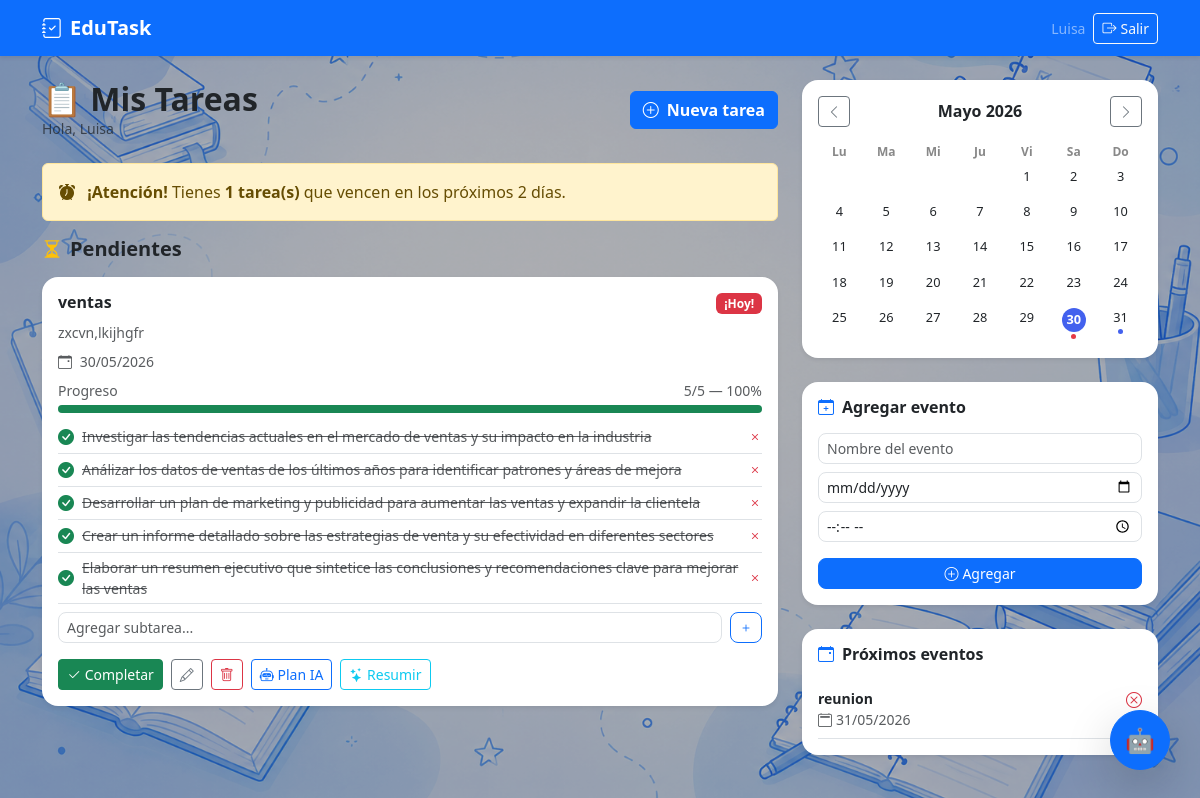
The app's page /dashboard (signed in) with its own data.
### database.py (models this page shows)
class Usuario(UserMixin, db.Model):
    __tablename__ = 'usuarios'
    id = db.Column(db.Integer, primary_key=True)
    nombre = db.Column(db.String(100), nullable=False)
    email = db.Column(db.String(150), unique=True, nullable=False)
    password = db.Column(db.String(200), nullable=False)
    tareas = db.relationship('Tarea', backref='usuario', lazy=True, cascade='all, delete-orphan')
    eventos = db.relationship('Evento', backref='usuario', lazy=True, cascade='all, delete-orphan')

class Tarea(db.Model):
    __tablename__ = 'tareas'
    id = db.Column(db.Integer, primary_key=True)
    titulo = db.Column(db.String(200), nullable=False)
    descripcion = db.Column(db.Text, nullable=True)
    fecha_limite = db.Column(db.Date, nullable=False)
    completada = db.Column(db.Boolean, default=False)
    fecha_creacion = db.Column(db.DateTime, default=datetime.utcnow)
    descripcion_original = db.Column(db.Text, nullable=True)
    usuario_id = db.Column(db.Integer, db.ForeignKey('usuarios.id'), nullable=False)
    subtareas = db.relationship('Subtarea', backref='tarea', lazy=True, cascade='all, delete-orphan')

class Subtarea(db.Model):
    __tablename__ = 'subtareas'
    id = db.Column(db.Integer, primary_key=True)
    titulo = db.Column(db.String(200), nullable=False)
    completada = db.Column(db.Boolean, default=False)
    tarea_id = db.Column(db.Integer, db.ForeignKey('tareas.id'), nullable=False)

class Evento(db.Model):
    __tablename__ = 'eventos'
    id = db.Column(db.Integer, primary_key=True)
    titulo = db.Column(db.String(200), nullable=False)
    fecha = db.Column(db.Date, nullable=False)
    hora = db.Column(db.String(10), nullable=True)
    usuario_id = db.Column(db.Integer, db.ForeignKey('usuarios.id'), nullable=False)

### app.py (the view)
@app.route('/dashboard')
@login_required
def dashboard():
    tareas_pendientes = Tarea.query.filter_by(
        usuario_id=current_user.id, completada=False
    ).order_by(Tarea.fecha_limite.asc()).all()
    tareas_completadas = Tarea.query.filter_by(
        usuario_id=current_user.id, completada=True
    ).all()
    hoy = date.today()
    pronto = hoy + timedelta(days=2)
    eventos = Evento.query.filter_by(usuario_id=current_user.id).all()
    fechas_eventos = [e.fecha.strftime('%Y-%m-%d') for e in eventos]
    fechas_entregas = [t.fecha_limite.strftime('%Y-%m-%d') for t in tareas_pendientes]
    return render_template('dashboard.html',
        tareas_pendientes=tareas_pendientes,
        tareas_completadas=tareas_completadas,
        hoy=hoy,
        pronto=pronto,
        eventos=eventos,
        fechas_eventos=fechas_eventos,
        fechas_entregas=fechas_entregas)

### app.py (called while the page is built)
@login_manager.user_loader
def cargar_usuario(user_id):
    return Usuario.query.get(int(user_id))

### templates/dashboard.html (shortened to what this page needs)
{% extends 'base.html' %}
{% block content %}
<div class="row g-4">
  <div class="col-lg-8">
    <div class="d-flex justify-content-between align-items-center mb-4">
      <div>
        <h2 class="fw-bold mb-0">📋 Mis Tareas</h2>
        <p class="text-muted small mb-0">Hola, {{ current_user.nombre }}</p>
      </div>
      <a href="{{ url_for('nueva_tarea') }}" class="btn btn-primary fw-bold">
        <i class="bi bi-plus-circle me-2"></i>Nueva tarea
      </a>
    </div>
    {% set urgentes = tareas_pendientes | selectattr('fecha_limite', 'le', pronto) | list %}
    {% if urgentes %}
    <div class="alert alert-warning" role="alert">
      <i class="bi bi-alarm-fill me-2"></i>
      <strong>¡Atención!</strong> Tienes <strong>{{ urgentes | length }} tarea(s)</strong> que vencen en los próximos 2 días.
    </div>
    {% endif %}
    <h5 class="fw-bold mb-3">
      <i class="bi bi-hourglass-split text-warning me-2"></i>Pendientes
    </h5>
    {% if tareas_pendientes %}
    <div class="row g-3 mb-4">
      {% for tarea in tareas_pendientes %}
        {% set total = tarea.subtareas | length %}
        {% set hechas = tarea.subtareas | selectattr('completada') | list | length %}
        {% set progreso = ((hechas / total) * 100) | int if total > 0 else 0 %}
        <div class="col-12">
          <div class="card border-0 shadow-sm rounded-4">
            <div class="card-body">
              <div class="d-flex justify-content-between align-items-start mb-2">
                <h6 class="fw-bold mb-0">{{ tarea.titulo }}</h6>
                {% if tarea.fecha_limite == hoy %}
                  <span class="badge bg-danger">¡Hoy!</span>
                {% elif tarea.fecha_limite <= pronto %}
                  <span class="badge bg-warning text-dark">Pronto</span>
                {% endif %}
              </div>
              {% if tarea.descripcion %}
                <p class="text-muted small mb-2">{{ tarea.descripcion }}</p>
              {% endif %}
              <p class="small text-muted mb-2">
                <i class="bi bi-calendar-event me-1"></i>
                {{ tarea.fecha_limite.strftime('%d/%m/%Y') }}
              </p>
              {% if total > 0 %}
              <div class="mb-2">
                <div class="d-flex justify-content-between small text-muted mb-1">
                  <span>Progreso</span>
                  <span>{{ hechas }}/{{ total }} — {{ progreso }}%</span>
                </div>
                <div class="progress" style="height: 8px;">
                  <div class="progress-bar bg-success" style="width: {{ progreso }}%;"></div>
                </div>
              </div>
              {% endif %}
              {% if tarea.subtareas %}
              <ul class="list-unstyled mb-2">
                {% for sub in tarea.subtareas %}
                <li class="d-flex align-items-center gap-2 py-1 border-bottom">
                  <a href="{{ url_for('completar_subtarea', id=sub.id) }}" class="text-decoration-none">
                    <i class="bi {% if sub.completada %}bi-check-circle-fill text-success{% else %}bi-circle text-muted{% endif %}"></i>
                  </a>
                  <span class="small {% if sub.completada %}text-decoration-line-through text-muted{% endif %}">
                    {{ sub.titulo }}
                  </span>
                  <a href="{{ url_for('eliminar_subtarea', id=sub.id) }}"
                     class="ms-auto text-danger text-decoration-none small">
                    <i class="bi bi-x"></i>
                  </a>
                </li>
                {% endfor %}
              </ul>
              {% endif %}
              <form action="{{ url_for('agregar_subtarea', tarea_id=tarea.id) }}" method="POST"
                    class="d-flex gap-2 mb-3">
                <input type="text" name="titulo" class="form-control form-control-sm rounded-3"
                       placeholder="Agregar subtarea..."/>
                <button type="submit" class="btn btn-outline-primary btn-sm rounded-3">
                  <i class="bi bi-plus"></i>
                </button>
              </form>
              <div class="d-flex gap-2 flex-wrap">
                <a href="{{ url_for('completar_tarea', id=tarea.id) }}" class="btn btn-success btn-sm">
                  <i class="bi bi-check2"></i> Completar
                </a>
                <a href="{{ url_for('editar_tarea', id=tarea.id) }}" class="btn btn-outline-secondary btn-sm">
                  <i class="bi bi-pencil"></i>
                </a>
                <a href="{{ url_for('eliminar_tarea', id=tarea.id) }}"
                   class="btn btn-outline-danger btn-sm"
                   onclick="return confirm('¿Eliminar esta tarea?')">
                  <i class="bi bi-trash"></i>
                </a>
                <form action="{{ url_for('generar_plan', tarea_id=tarea.id) }}" method="POST" class="d-inline">
                  <button type="submit" class="btn btn-outline-primary btn-sm"
                          onclick="return confirm('¿Generar plan con IA?')">
                    <i class="bi bi-robot"></i> Plan IA
                  </button>
                </form>
                <form action="{{ url_for('resumir_tarea', tarea_id=tarea.id) }}" method="POST" class="d-inline">
  <button type="submit" class="btn btn-outline-info btn-sm"
          onclick="return confirm('¿Resumir descripción con IA?')">
    <i class="bi bi-stars"></i> Resumir
  </button>
</form>
              </div>
            </div>
          </div>
        </div>
      {% endfor %}
    </div>
    {% else %}
    <div class="text-center text-muted py-5">
      <i class="bi bi-clipboard-check display-4 d-block mb-2 text-success"></i>
      <p class="fw-semibold">¡Sin tareas pendientes! 🎉</p>
      <a href="{{ url_for('nueva_tarea') }}" class="btn btn-primary btn-sm">Agregar tarea</a>
    </div>
    {% endif %}
  </div>
  <div class="col-lg-4">
    <div class="card border-0 shadow-sm rounded-4 mb-4">
      <div class="card-body">
        <div class="d-flex justify-content-between align-items-center mb-3">
          <button class="btn btn-sm btn-outline-secondary" id="btnAnterior">
            <i class="bi bi-chevron-left"></i>
          </button>
          <h6 class="fw-bold mb-0" id="mesAnio"></h6>
          <button class="btn btn-sm btn-outline-secondary" id="btnSiguiente">
            <i class="bi bi-chevron-right"></i>
          </button>
        </div>
        <div id="calendarHeader" class="text-center mb-1"></div>
        <div id="calendarDias" class="text-center"></div>
      </div>
    </div>
    <div class="card border-0 shadow-sm rounded-4 mb-4">
      <div class="card-body">
        <h6 class="fw-bold mb-3">
          <i class="bi bi-calendar-plus text-primary me-2"></i>Agregar evento
        </h6>
        <form action="{{ url_for('nuevo_evento') }}" method="POST">
          <div class="mb-2">
            <input type="text" name="titulo" class="form-control form-control-sm rounded-3"
                   placeholder="Nombre del evento" required/>
          </div>
          <div class="mb-2">
            <input type="date" name="fecha" class="form-control form-control-sm rounded-3" required/>
          </div>
          <div class="mb-3">
            <input type="time" name="hora" class="form-control form-control-sm rounded-3"/>
          </div>
          <button type="submit" class="btn btn-primary btn-sm w-100 rounded-3">
            <i class="bi bi-plus-circle me-1"></i>Agregar
          </button>
        </form>
      </div>
    </div>
    {% if eventos %}
    <div class="card border-0 shadow-sm rounded-4">
      <div class="card-body">
        <h6 class="fw-bold mb-3">
          <i class="bi bi-calendar-event text-primary me-2"></i>Próximos eventos
        </h6>
        {% for evento in eventos | sort(attribute='fecha') %}
        <div class="d-flex justify-content-between align-items-start border-bottom py-2">
          <div>
            <p class="mb-0 small fw-semibold">{{ evento.titulo }}</p>
            <p class="mb-0 small text-muted">
              <i class="bi bi-calendar2 me-1"></i>{{ evento.fecha.strftime('%d/%m/%Y') }}
            </p>
          </div>
          <a href="{{ url_for('eliminar_evento', id=evento.id) }}"
             class="text-danger text-decoration-none ms-2">
            <i class="bi bi-x-circle"></i>
          </a>
        </div>
        {% endfor %}
      </div>
    </div>
    {% endif %}
  </div>
</div>
<button class="btn btn-primary rounded-circle shadow-lg"
        style="position:fixed; bottom:30px; right:30px; width:60px; height:60px; font-size:1.5rem; z-index:9999;"
        onclick="document.getElementById('chatModal').style.display='flex'">
  🤖
</button>
{% endblock %}

### templates/base.html (shortened to what this page needs)
<!DOCTYPE html>
<html lang="es">
<head>
  <link href="https://cdn.jsdelivr.net/npm/bootstrap@5.3.3/dist/css/bootstrap.min.css" rel="stylesheet"/>
  <link href="https://cdn.jsdelivr.net/npm/bootstrap-icons@1.11.3/font/bootstrap-icons.min.css" rel="stylesheet"/>
</head>
<body class="bg-light">
  <nav class="navbar navbar-expand-lg navbar-dark bg-primary shadow-sm">
    <div class="container">
      <a class="navbar-brand fw-bold" href="{{ url_for('index') }}">
        <i class="bi bi-journal-check me-2"></i>EduTask
      </a>
      <div class="ms-auto d-flex gap-2 align-items-center">
        {% if current_user.is_authenticated %}
          <span class="text-white-50 small">{{ current_user.nombre }}</span>
          <a href="{{ url_for('logout') }}" class="btn btn-outline-light btn-sm">
            <i class="bi bi-box-arrow-right me-1"></i>Salir
          </a>
        {% else %}
          <a href="{{ url_for('login') }}" class="btn btn-outline-light btn-sm">Iniciar sesión</a>
          <a href="{{ url_for('registro') }}" class="btn btn-light btn-sm fw-bold">Registrarse</a>
        {% endif %}
      </div>
    </div>
  </nav>
  <div class="container mt-4">
    {% block content %}{% endblock %}
  </div>
</body>
</html>

### records on screen
Usuario: nombre "Luisa"
Tarea: titulo "ventas", shows "¡Hoy!", descripcion "zxcvn,lkijhgfr", fecha_limite "30/05/2026", hechas "5", total "5", progreso "100"
Subtarea: completada True (drawn), titulo "Investigar las tendencias actuales en el mercado de ventas y su impacto en la industria"
Subtarea: completada True (drawn), titulo "Análizar los datos de ventas de los últimos años para identificar patrones y áreas de mejora"
Subtarea: completada True (drawn), titulo "Desarrollar un plan de marketing y publicidad para aumentar las ventas y expandir la clientela"
Subtarea: completada True (drawn), titulo "Crear un informe detallado sobre las estrategias de venta y su efectividad en diferentes sectores"
Subtarea: completada True (drawn), titulo "Elaborar un resumen ejecutivo que sintetice las conclusiones y recomendaciones clave para mejorar las ventas"
Evento: titulo "reunion", fecha "31/05/2026"

### other values on screen
{{ urgentes | length }} "1"
